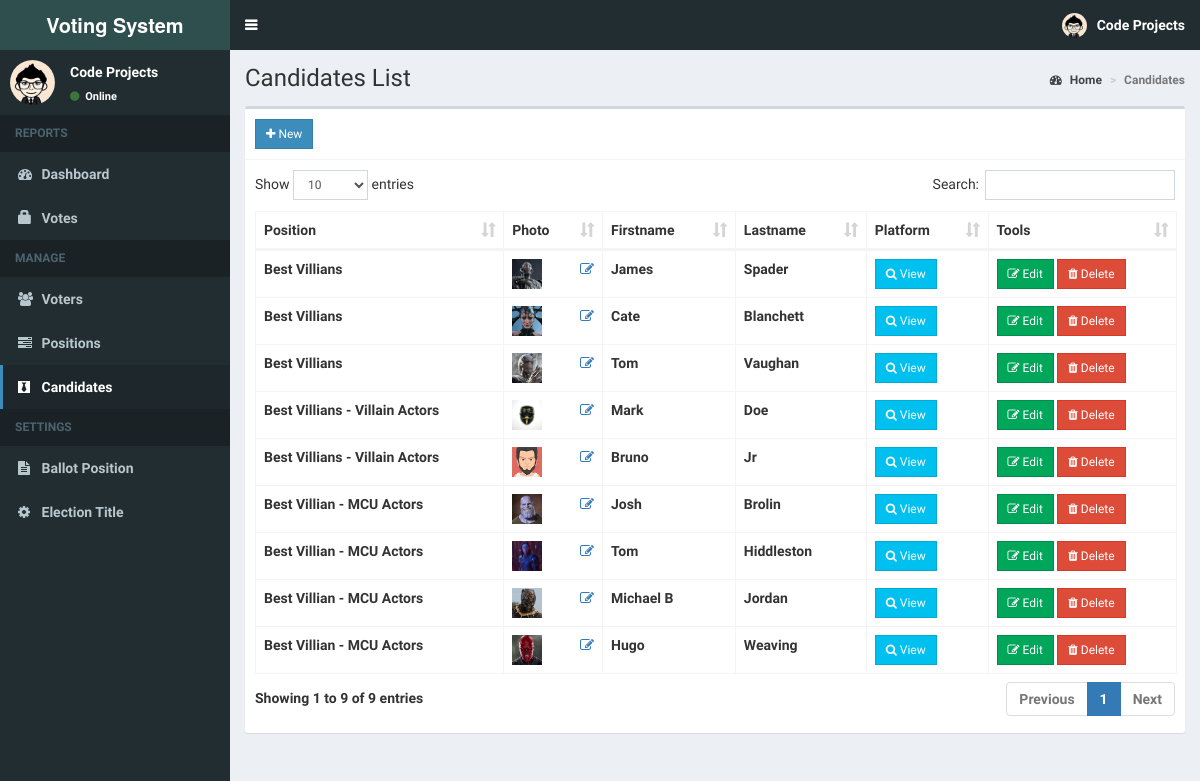
Screenshot of /admin/candidates.php (signed in) with the database file from the repository.
### tables this page shows
CREATE TABLE `candidates` (
  `id` int(11) NOT NULL,
  `position_id` int(11) NOT NULL,
  `firstname` varchar(30) NOT NULL,
  `lastname` varchar(30) NOT NULL,
  `photo` varchar(150) NOT NULL,
  `platform` text NOT NULL
);

CREATE TABLE `positions` (
  `id` int(11) NOT NULL,
  `description` varchar(50) NOT NULL,
  `max_vote` int(11) NOT NULL,
  `priority` int(11) NOT NULL
);

### admin/includes/session.php (called while the page is built, shortened)
<?php
	include 'includes/conn.php';
	$sql = "SELECT * FROM admin WHERE id = '".$_SESSION['admin']."'";
	$query = $conn->query($sql);
	$user = $query->fetch_assoc();
?>

### admin/candidates.php (the view, shortened to what this page needs)
<?php include 'includes/session.php'; ?>
<?php include 'includes/header.php'; ?>
<body class="hold-transition skin-blue sidebar-mini">
<div class="wrapper">
  <?php include 'includes/navbar.php'; ?>
  <?php include 'includes/menubar.php'; ?>
  <div class="content-wrapper">
    <section class="content-header">
      <h1>
        Candidates List
      </h1>
      <ol class="breadcrumb">
        <li><a href="#"><i class="fa fa-dashboard"></i> Home</a></li>
        <li class="active">Candidates</li>
      </ol>
    </section>
    <section class="content">
      <div class="row">
        <div class="col-xs-12">
          <div class="box">
            <div class="box-header with-border">
              <a href="#addnew" data-toggle="modal" class="btn btn-primary btn-sm btn-flat"><i class="fa fa-plus"></i> New</a>
            </div>
            <div class="box-body">
              <table id="example1" class="table table-bordered">
                <thead>
                  <th>Position</th>
                  <th>Photo</th>
                  <th>Firstname</th>
                  <th>Lastname</th>
                  <th>Platform</th>
                  <th>Tools</th>
                </thead>
                <tbody>
                  <?php
                    $sql = "SELECT *, candidates.id AS canid FROM candidates LEFT JOIN positions ON positions.id=candidates.position_id ORDER BY positions.priority ASC";
                    $query = $conn->query($sql);
                    while($row = $query->fetch_assoc()){
                      $image = (!empty($row['photo'])) ? '../images/'.$row['photo'] : '../images/profile.jpg';
                      echo "
                        <tr>
                          <td class='hidden'></td>
                          <td>".$row['description']."</td>
                          <td>
                            <img src='".$image."' width='30px' height='30px'>
                            <a href='#edit_photo' data-toggle='modal' class='pull-right photo' data-id='".$row['canid']."'><span class='fa fa-edit'></span></a>
                          </td>
                          <td>".$row['firstname']."</td>
                          <td>".$row['lastname']."</td>
                          <td><a href='#platform' data-toggle='modal' class='btn btn-info btn-sm btn-flat platform' data-id='".$row['canid']."'><i class='fa fa-search'></i> View</a></td>
                          <td>
                            <button class='btn btn-success btn-sm edit btn-flat' data-id='".$row['canid']."'><i class='fa fa-edit'></i> Edit</button>
                            <button class='btn btn-danger btn-sm delete btn-flat' data-id='".$row['canid']."'><i class='fa fa-trash'></i> Delete</button>
                          </td>
                        </tr>
                      ";
                    }
                  ?>
                </tbody>
              </table>
            </div>
          </div>
        </div>
      </div>
    </section>
  </div>
</div>
</body>
</html>

### admin/includes/header.php (shortened to what this page needs)
<!DOCTYPE html>
<html>
<head>
  	<link rel="stylesheet" href="../bower_components/bootstrap/dist/css/bootstrap.min.css">
    <link rel="stylesheet" href="../plugins/iCheck/all.css">
  	<link rel="stylesheet" href="../bower_components/font-awesome/css/font-awesome.min.css">
  	<link rel="stylesheet" href="../dist/css/AdminLTE.min.css">
    <link rel="stylesheet" href="../bower_components/datatables.net-bs/css/dataTables.bootstrap.min.css">
    <link rel="stylesheet" href="../bower_components/bootstrap-daterangepicker/daterangepicker.css">
    <link rel="stylesheet" href="../plugins/timepicker/bootstrap-timepicker.min.css">
    <link rel="stylesheet" href="../bower_components/bootstrap-datepicker/dist/css/bootstrap-datepicker.min.css">
    <link rel="stylesheet" href="../dist/css/skins/_all-skins.min.css">
</head>

### admin/includes/navbar.php (shortened to what this page needs)
<header class="main-header">
  <a href="home.php" class="logo">
    <span class="logo-lg"><b>Voting System </span>
  </a>
  <nav class="navbar navbar-static-top">
    <a href="#" class="sidebar-toggle" data-toggle="push-menu" role="button">
    </a>
    <div class="navbar-custom-menu">
      <ul class="nav navbar-nav">
        <li class="dropdown user user-menu">
          <a href="#" class="dropdown-toggle" data-toggle="dropdown">
            <img src="<?php echo (!empty($user['photo'])) ? '../images/'.$user['photo'] : '../images/profile.jpg'; ?>" class="user-image" alt="User Image">
            <span class="hidden-xs"><?php echo $user['firstname'].' '.$user['lastname']; ?></span>
          </a>
        </li>
      </ul>
    </div>
  </nav>
</header>

### admin/includes/menubar.php (shortened to what this page needs)
<aside class="main-sidebar">
  <section class="sidebar">
    <div class="user-panel">
      <div class="pull-left image">
        <img src="<?php echo (!empty($user['photo'])) ? '../images/'.$user['photo'] : '../images/profile.jpg'; ?>" class="img-circle" alt="User Image">
      </div>
      <div class="pull-left info">
        <p><?php echo $user['firstname'].' '.$user['lastname']; ?></p>
        <a><i class="fa fa-circle text-success"></i> Online</a>
      </div>
    </div>
    <ul class="sidebar-menu" data-widget="tree">
      <li class="header">REPORTS</li>
      <li class=""><a href="home.php"><i class="fa fa-dashboard"></i> <span>Dashboard</span></a></li>
      <li class=""><a href="votes.php"><span class="glyphicon glyphicon-lock"></span> <span>Votes</span></a></li>
      <li class="header">MANAGE</li>
      <li class=""><a href="voters.php"><i class="fa fa-users"></i> <span>Voters</span></a></li>
      <li class=""><a href="positions.php"><i class="fa fa-tasks"></i> <span>Positions</span></a></li>
      <li class=""><a href="candidates.php"><i class="fa fa-black-tie"></i> <span>Candidates</span></a></li>
      <li class="header">SETTINGS</li>
      <li class=""><a href="ballot.php"><i class="fa fa-file-text"></i> <span>Ballot Position</span></a></li>
      <li class=""><a href="#config" data-toggle="modal"><i class="fa fa-cog"></i> <span>Election Title</span></a></li>
    </ul>
  </section>
</aside>

### rows the page displays
candidates: position.description "Best Villians", photo (picture), firstname "James", lastname "Spader"
candidates: position.description "Best Villians", photo (picture), firstname "Cate", lastname "Blanchett"
candidates: position.description "Best Villians", photo (picture), firstname "Tom", lastname "Vaughan"
candidates: position.description "Best Villians - Villain Actors", photo (picture), firstname "Mark", lastname "Doe"
candidates: position.description "Best Villians - Villain Actors", photo (picture), firstname "Bruno", lastname "Jr"
candidates: position.description "Best Villian - MCU Actors", photo (picture), firstname "Josh", lastname "Brolin"
candidates: position.description "Best Villian - MCU Actors", photo (picture), firstname "Tom", lastname "Hiddleston"
candidates: position.description "Best Villian - MCU Actors", photo (picture), firstname "Michael B", lastname "Jordan"
candidates: position.description "Best Villian - MCU Actors", photo (picture), firstname "Hugo", lastname "Weaving"

### other values shown
$user['firstname'] "Code"
$user['lastname'] "Projects"
